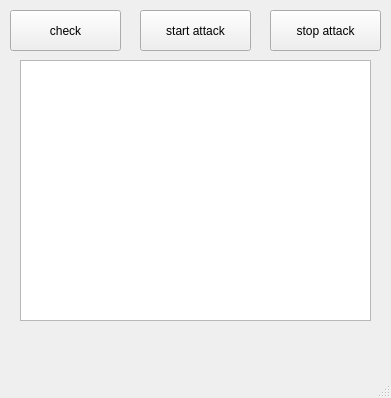
<?xml version="1.0" encoding="UTF-8"?>
<ui version="4.0">
 <class>MainWindow</class>
 <widget class="QMainWindow" name="MainWindow">
  <property name="geometry">
   <rect>
    <x>0</x>
    <y>0</y>
    <width>391</width>
    <height>398</height>
   </rect>
  </property>
  <property name="windowTitle">
   <string>MainWindow</string>
  </property>
  <widget class="QWidget" name="centralwidget">
   <widget class="QPushButton" name="check_btn">
    <property name="geometry">
     <rect>
      <x>10</x>
      <y>10</y>
      <width>111</width>
      <height>41</height>
     </rect>
    </property>
    <property name="text">
     <string>check</string>
    </property>
   </widget>
   <widget class="QTextBrowser" name="interface_browser">
    <property name="geometry">
     <rect>
      <x>20</x>
      <y>60</y>
      <width>351</width>
      <height>261</height>
     </rect>
    </property>
   </widget>
   <widget class="QPushButton" name="attack_btn">
    <property name="geometry">
     <rect>
      <x>140</x>
      <y>10</y>
      <width>111</width>
      <height>41</height>
     </rect>
    </property>
    <property name="text">
     <string>start attack</string>
    </property>
   </widget>
   <widget class="QPushButton" name="stop_btn">
    <property name="geometry">
     <rect>
      <x>270</x>
      <y>10</y>
      <width>111</width>
      <height>41</height>
     </rect>
    </property>
    <property name="text">
     <string>stop attack</string>
    </property>
   </widget>
  </widget>
  <widget class="QMenuBar" name="menubar">
   <property name="geometry">
    <rect>
     <x>0</x>
     <y>0</y>
     <width>391</width>
     <height>24</height>
    </rect>
   </property>
  </widget>
  <widget class="QStatusBar" name="statusbar"/>
 </widget>
 <resources/>
 <connections/>
</ui>
